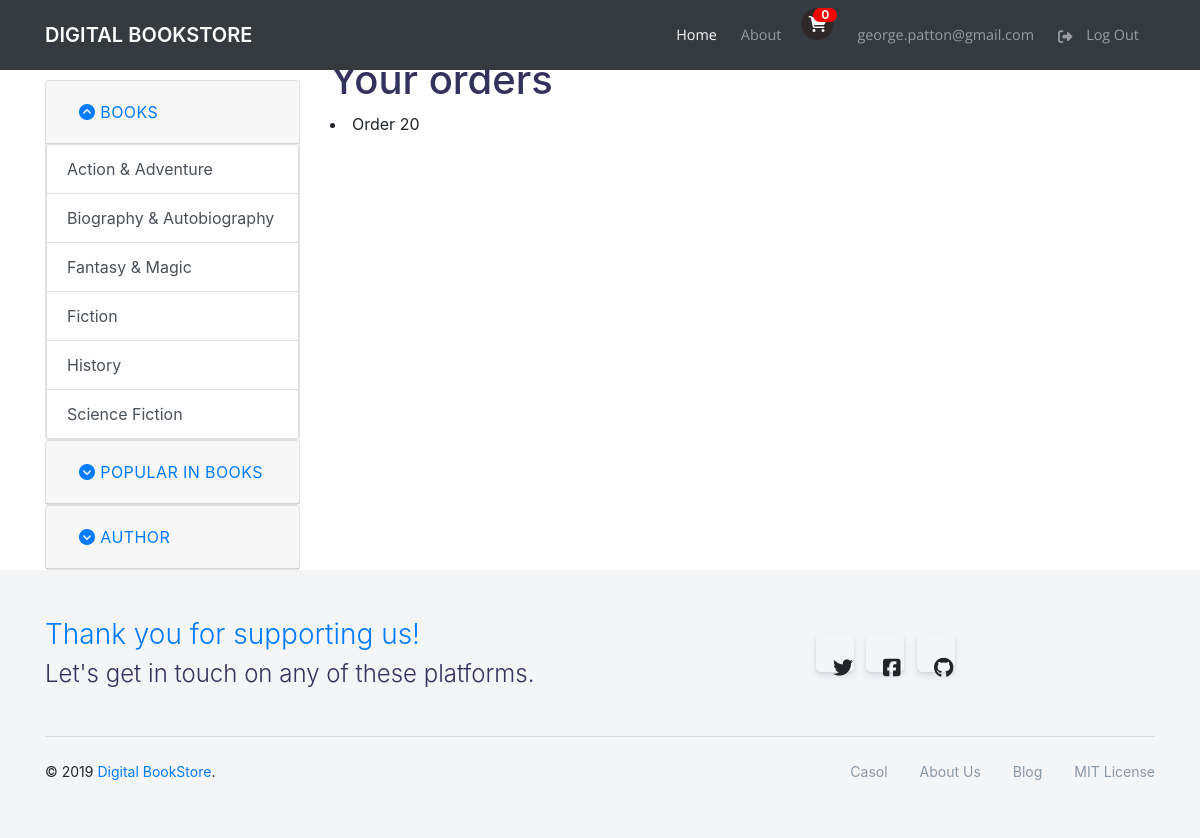
The app's page /orders/ordered/ (signed in), older data.
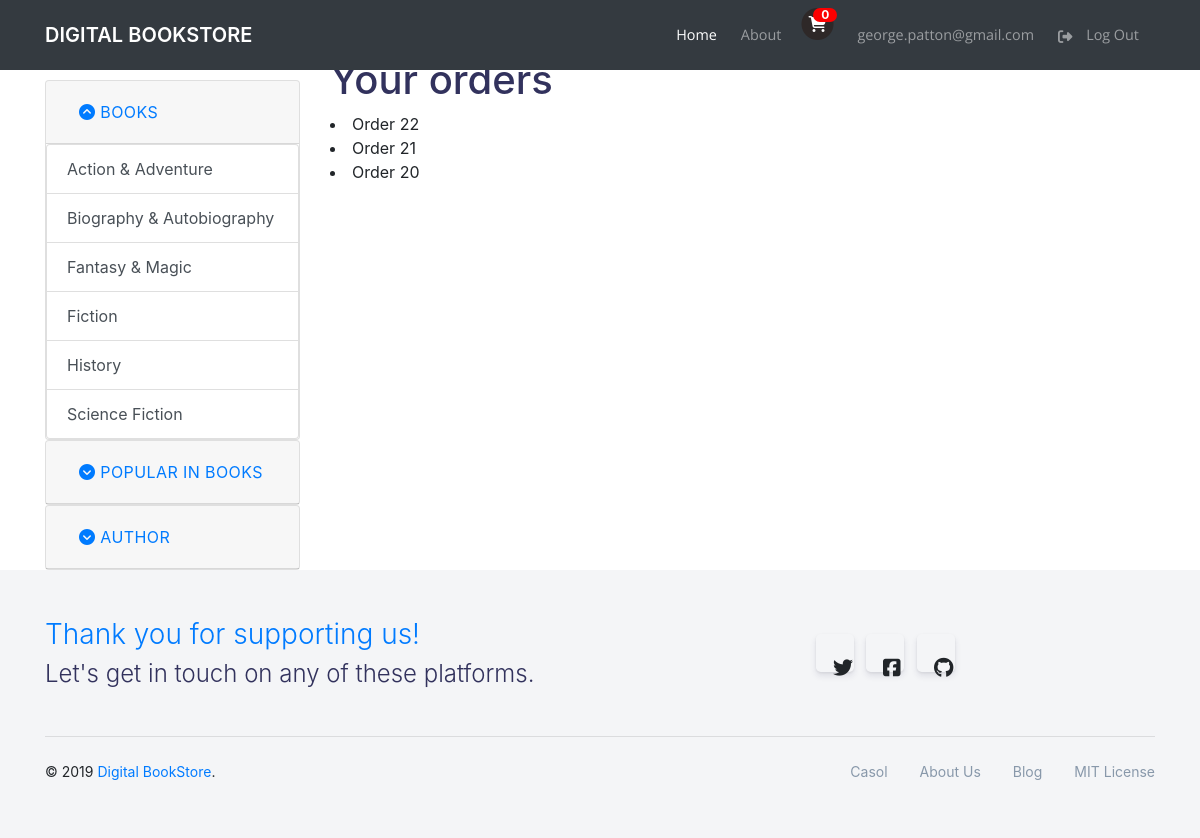
The same page, newer data.
### users/models.py (models this page shows, shortened)
class User(AbstractBaseUser, PermissionsMixin):
    email = models.EmailField(max_length=150, unique=True, error_messages={
        'unique': ("A user with that username already exists."),
        },)
    first_name = models.CharField(max_length=30, blank=True)
    last_name = models.CharField(max_length=30, blank=True)
    date_joined = models.DateTimeField(default=timezone.now)
    is_active = models.BooleanField(default=True, help_text=(
        'Designates whether this user should be treated as active. '
        'Unselect this instead of deleting accounts.'
        ),)
    is_staff = models.BooleanField(default=False)
    is_superuser = models.BooleanField(default=False)
    objects = UserManager()
    USERNAME_FIELD = 'email'
    REQUIRED_FIELDS = []
    EMAIL_FIELD = 'email'
    class Meta:
        verbose_name = ('user')
        verbose_name_plural = ('users')
    def __str__(self):
        return self.email

### catalog/models.py (models this page shows)
class Genre(models.Model):
    category = models.CharField(max_length=200, help_text='Enter a book genre')
    slug = models.SlugField(max_length=200, help_text='A slug is a short label, used in URLs')
    class Meta:
        ordering = ['category']
    def __str__(self):
        return self.category

### orders/models.py (models this page shows, shortened)
class Order(models.Model):
    user = models.ForeignKey(User, on_delete=models.CASCADE)
    order_first_name = models.CharField(max_length=100)
    order_last_name = models.CharField(max_length=100)
    address = models.CharField(max_length=150)
    address2 = models.CharField(max_length=150, blank=True)
    postal_code = models.CharField(max_length=16)
    city = models.CharField(max_length=100)
    state = models.CharField(max_length=100)
    comment = models.CharField(max_length=250, blank=True)
    phone_number = models.CharField(max_length=12)
    created = models.DateTimeField(auto_now_add=True)
    updated = models.DateTimeField(auto_now=True)
    paid = models.BooleanField(default=False)
    class Meta:
        ordering = ('-created',)
    def __str__(self):
        return 'Order {}'.format(self.id)

### orders/views.py (the view)
# urls.py: path('ordered/', views.user_orders, name='user_orders'),
@login_required
def user_orders(request):
    user_order = Order.objects.filter(user=User.objects.get(email=request.user))
    return render(
                request,
                'orders/created.html',
                {
                    'user_order': user_order
                }
            )

### cart/cart.py (called while the page is built)
    def __len__(self):
        return sum(item['quantity'] for item in self.cart.values())

### cart/context_processors.py (called while the page is built)
def cart(request):
    return {'cart': Cart(request)}

### catalog/models.py (called while the page is built)
    def get_absolute_url(self):
        return reverse('catalog:author_detail', args=[str(self.id), self.slug])

    def __str__(self):
        return f'{self.first_name} {self.last_name}'

### catalog/templatetags/sidebar_tags.py (called while the page is built)
@register.inclusion_tag('catalog/sidebar.html')
def sidebar():
    genres = Genre.objects.all()
    authors = Author.objects.all()
    return {'genres': genres,
            'authors':authors}

### orders/templates/orders/created.html (shortened to what this page needs)
{% extends "catalog/home.html" %}
{% block content %}
<div class="col-lg-9">
    <h1>Your orders</h1>
    {% for order in user_order %}
        <li>{{order}}</li>
    {% endfor %}
</div>
{% endblock %}

### catalog/templates/catalog/home.html (shortened to what this page needs)
{% extends "catalog/index.html" %}
{% load sidebar_tags %}

### catalog/templates/catalog/index.html (shortened to what this page needs)
{% load sidebar_tags %}
<!DOCTYPE html>
<html lang="en">
{% block head %}
  {% block meta %}
<head>
  {% endblock meta %}
  {% block stylesheets %}
  <link href="/static/vendor/nucleo/css/nucleo.css" rel="stylesheet">
  {% endblock stylesheets %}
  <link type="text/css" href="/statifc/css/argon.css" rel="stylesheet">
  <link rel="stylesheet" href="https://stackpath.bootstrapcdn.com/bootstrap/4.3.1/css/bootstrap.min.css">
  <link href="/static/css/shop-homepage.css" rel="stylesheet">
{% endblock head %}
</head>
<body>
  {% block body %}
  {% block top_navigation %}
    {% include "catalog/top_navigation.html" %}
  {% endblock top_navigation %}
  <div class="container">
      <div class="row">
          {% block sidebar %}
              {% sidebar %}
          {% endblock %}
              {% block content %}{% endblock content %}
        </div>
  </div>
  {% block footer %}
    {% include "catalog/footer.html" %}
  {% endblock footer %}
{% endblock body %}
</body>
</html>

### catalog/templates/catalog/top_navigation.html (shortened to what this page needs)
  <nav class="navbar navbar-expand-lg navbar-dark bg-dark fixed-top">
    <div class="container">
      <a class="navbar-brand" href="{% url "catalog:home"  %}">Digital BookStore</a>
      <div class="collapse navbar-collapse" id="navbarResponsive">
        <ul class="navbar-nav ml-auto">
          <li class="nav-item active">
            <a class="nav-link" href="#">Home
            </a>
          </li>
          <li class="nav-item">
            <a class="nav-link" href="#">About</a>
          </li>
          {% with total_items=cart|length %}
          <li class="nav-item">
            <a href="{% url "cart:cart_detail" %}"><span class="fa-stack fa-1x has-badge" data-count="{{ total_items }}">
              <i class="fa fa-circle fa-stack-2x"></i>
              <i class="fa fa-shopping-cart fa-stack-1x fa-inverse"></i>
            </span></a>
          </li>
          {% endwith %}
          <li class="nav-item dropdown">
            <a href="#" class="nav-link" data-toggle="dropdown" role="button">
              <span class="nav-link-inner--text">{{ user.email }}</span>
            </a>
          </li>
          {% if user.is_authenticated %}
          <li class="nav-item">
            <a class="nav-link" href="{% url 'account_logout' %}"><i class="fas fa-sign-out-alt"></i> Log Out</a>
          </li>
          {% endif %}
        </ul>
      </div>
    </div>
  </nav>

### catalog/templates/catalog/sidebar.html (shortened to what this page needs)
<div class="col-lg-3">
        <div id="accordion">
            <div class="card">
            <div class="card-header" id="headingOne">
                <h5 class="mb-0">
                <button class="btn btn-link" data-toggle="collapse" data-target="#collapseOne" aria-expanded="true" aria-controls="collapseOne">               <i class="fa" aria-hidden="true"></i>
                    Books
                </button>
                </h5>
            </div>
            <div id="collapseOne" class="collapse show" aria-labelledby="headingOne" data-parent="#accordion">
                    <div class="list-group">
                        {% for genre in genres %}
                        <a href="#" class="list-group-item list-group-item-action">{{genre}}</a>
                        {% endfor %}
                    </div>
            </div>
            </div>
            <div class="card">
            <div class="card-header" id="headingTwo">
                <h5 class="mb-0">
                <button class="btn btn-link collapsed" data-toggle="collapse" data-target="#collapseTwo" aria-expanded="false" aria-controls="collapseTwo">
                    <i class="fa" aria-hidden="true"></i>
                    Popular in Books
                </button>
                </h5>
            </div>
            </div>
            <div class="card">
            <div class="card-header" id="headingThree">
                <h5 class="mb-0">
                <button class="btn btn-link collapsed" data-toggle="collapse" data-target="#collapseThree" aria-expanded="false" aria-controls="collapseThree">
                    <i class="fa" aria-hidden="true"></i>
                    Author
                </button>
                </h5>
            </div>
            </div>
        </div>
</div>

### catalog/templates/catalog/footer.html
<footer class="footer">
  <div class="container">
    <div class="row row-grid align-items-center mb-5">
      <div class="col-lg-6">
        <h3 class="text-primary font-weight-light mb-2">Thank you for supporting us!</h3>
        <h4 class="mb-0 font-weight-light">Let's get in touch on any of these platforms.</h4>
      </div>
      <div class="col-lg-6 text-lg-center btn-wrapper">
        <a target="_blank" href="#" class="btn btn-neutral btn-icon-only btn-twitter btn-round btn-lg" data-toggle="tooltip" data-original-title="Follow us">
          <i class="fab fa-twitter"></i>
        </a>
        <a target="_blank" href="#" class="btn btn-neutral btn-icon-only btn-facebook btn-round btn-lg" data-toggle="tooltip" data-original-title="Like us">
          <i class="fab fa-facebook-square"></i>
        </a>
        <a target="_blank" href="https://github.com/casol" class="btn btn-neutral btn-icon-only btn-github btn-round btn-lg" data-toggle="tooltip" data-original-title="Star on Github">
          <i class="fab fa-github"></i>
        </a>
      </div>
    </div>
    <hr>
    <div class="row align-items-center justify-content-md-between">
      <div class="col-md-6">
        <div class="copyright">
          &copy; 2019 <a href="https://github.com/casol/Digital-Library" target="_blank">Digital BookStore</a>.
        </div>
      </div>
      <div class="col-md-6">
        <ul class="nav nav-footer justify-content-end">
          <li class="nav-item">
            <a href="https://github.com/casol" class="nav-link" target="_blank">Casol</a>
          </li>
          <li class="nav-item">
            <a href="https://github.com/casol" class="nav-link" target="_blank">About Us</a>
          </li>
          <li class="nav-item">
            <a href="https://frombitstobytes.com/" class="nav-link" target="_blank">Blog</a>
          </li>
          <li class="nav-item">
            <a href="https://github.com/creativetimofficial/argon-design-system/blob/master/LICENSE.md" class="nav-link" target="_blank">MIT License</a>
          </li>
        </ul>
      </div>
    </div>
  </div>
</footer>

### catalog/static/css/shop-homepage.css (style rules this page uses)
body { padding-top: 56px; }
.footer { padding: 3rem 0; background: #f4f5f7; }
.footer .nav .nav-item .nav-link, .footer .footer-link { color: #8898aa !important; }
.footer .copyright { font-size: .875rem; }
.nav-footer .nav-link { font-size: .875rem; }
.nav-footer .nav-item:last-child .nav-link { padding-right: 0; }
.fa-stack[data-count]:after { position:absolute; right:0%; top:0%; content: attr(data-count); font-size:12px; padding:.2em; border-radius:999px; line-height:.75em; color: rgb(255, 255, 255); color:rgb(255, 255, 255); text-align:center; min-width:2em; font-weight:bold; background: rgb(252, 0, 0); }
.fa-circle { color:rgb(46, 40, 40); }
[data-toggle="collapse"] .fa:before { content: "\f139"; }
[data-toggle="collapse"].collapsed .fa:before { content: "\f13a"; }

Row changes from the older to the newer data that the page shows:
added Order: id "Order 22"
added Order: id "Order 21"
